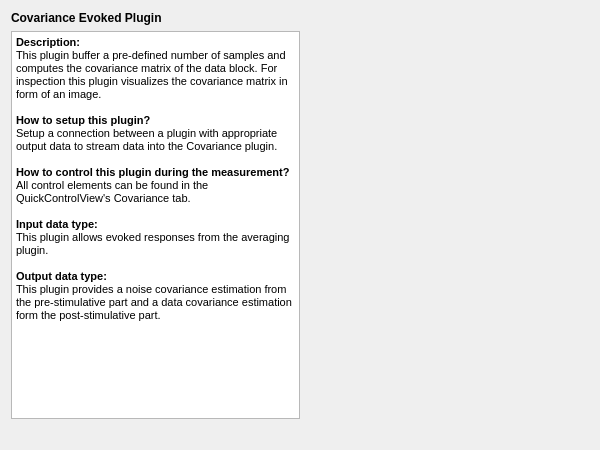
<?xml version="1.0" encoding="UTF-8"?>
<ui version="4.0">
 <class>CovarianceEvokedSetupWidgetClass</class>
 <widget class="QWidget" name="CovarianceEvokedSetupWidgetClass">
  <property name="enabled">
   <bool>true</bool>
  </property>
  <property name="geometry">
   <rect>
    <x>0</x>
    <y>0</y>
    <width>600</width>
    <height>450</height>
   </rect>
  </property>
  <property name="windowTitle">
   <string>CovarianceEvokedSetupWidget</string>
  </property>
  <layout class="QVBoxLayout" name="verticalLayout" stretch="0,0">
   <item>
    <widget class="QLabel" name="label">
     <property name="font">
      <font>
       <bold>true</bold>
      </font>
     </property>
     <property name="text">
      <string>Covariance Evoked Plugin</string>
     </property>
    </widget>
   </item>
   <item>
    <layout class="QGridLayout" name="m_qGridLayout_main">
     <item row="0" column="0">
      <widget class="QTextBrowser" name="textBrowser">
       <property name="markdown">
        <string>**Description:**

This plugin buffer a pre-defined number of samples and computes the covariance
matrix of the data block. For inspection this plugin visualizes the covariance
matrix in form of an image.

**How to setup this plugin?**

Setup a connection between a plugin with appropriate output data to stream data
into the Covariance plugin.

**How to control this plugin during the measurement?**

All control elements can be found in the QuickControlView's Covariance tab.

**Input data type:**

This plugin allows evoked responses from the averaging plugin.

**Output data type:**

This plugin provides a noise covariance estimation from the pre-stimulative
part and a data covariance estimation form the post-stimulative part.

</string>
       </property>
       <property name="html">
        <string>&lt;!DOCTYPE HTML PUBLIC &quot;-//W3C//DTD HTML 4.0//EN&quot; &quot;http://www.w3.org/TR/REC-html40/strict.dtd&quot;&gt;
&lt;html&gt;&lt;head&gt;&lt;meta name=&quot;qrichtext&quot; content=&quot;1&quot; /&gt;&lt;meta charset=&quot;utf-8&quot; /&gt;&lt;style type=&quot;text/css&quot;&gt;
p, li { white-space: pre-wrap; }
&lt;/style&gt;&lt;/head&gt;&lt;body style=&quot; font-family:'Segoe UI'; font-size:9pt; font-weight:400; font-style:normal;&quot;&gt;
&lt;p style=&quot; margin-top:0px; margin-bottom:0px; margin-left:0px; margin-right:0px; -qt-block-indent:0; text-indent:0px;&quot;&gt;&lt;span style=&quot; font-family:'MS Shell Dlg 2'; font-size:8.25pt; font-weight:600;&quot;&gt;Description:&lt;/span&gt;&lt;/p&gt;
&lt;p style=&quot; margin-top:0px; margin-bottom:0px; margin-left:0px; margin-right:0px; -qt-block-indent:0; text-indent:0px;&quot;&gt;&lt;span style=&quot; font-family:'MS Shell Dlg 2'; font-size:8.25pt;&quot;&gt;This plugin buffer a pre-defined number of samples and computes the covariance matrix of the data block. For inspection this plugin visualizes the covariance matrix in form of an image.&lt;/span&gt;&lt;/p&gt;
&lt;p style=&quot;-qt-paragraph-type:empty; margin-top:0px; margin-bottom:0px; margin-left:0px; margin-right:0px; -qt-block-indent:0; text-indent:0px; font-family:'MS Shell Dlg 2'; font-size:8.25pt;&quot;&gt;&lt;br /&gt;&lt;/p&gt;
&lt;p style=&quot; margin-top:0px; margin-bottom:0px; margin-left:0px; margin-right:0px; -qt-block-indent:0; text-indent:0px;&quot;&gt;&lt;span style=&quot; font-family:'MS Shell Dlg 2'; font-size:8.25pt; font-weight:600;&quot;&gt;How to setup this plugin?&lt;/span&gt;&lt;/p&gt;
&lt;p style=&quot; margin-top:0px; margin-bottom:0px; margin-left:0px; margin-right:0px; -qt-block-indent:0; text-indent:0px;&quot;&gt;&lt;span style=&quot; font-family:'MS Shell Dlg 2'; font-size:8.25pt;&quot;&gt;Setup a connection between a plugin with appropriate output data to stream data into the Covariance plugin.&lt;/span&gt;&lt;/p&gt;
&lt;p style=&quot;-qt-paragraph-type:empty; margin-top:0px; margin-bottom:0px; margin-left:0px; margin-right:0px; -qt-block-indent:0; text-indent:0px; font-family:'MS Shell Dlg 2'; font-size:8.25pt;&quot;&gt;&lt;br /&gt;&lt;/p&gt;
&lt;p style=&quot; margin-top:0px; margin-bottom:0px; margin-left:0px; margin-right:0px; -qt-block-indent:0; text-indent:0px;&quot;&gt;&lt;span style=&quot; font-family:'MS Shell Dlg 2'; font-size:8.25pt; font-weight:600;&quot;&gt;How to control this plugin during the measurement?&lt;/span&gt;&lt;/p&gt;
&lt;p style=&quot; margin-top:0px; margin-bottom:0px; margin-left:0px; margin-right:0px; -qt-block-indent:0; text-indent:0px;&quot;&gt;&lt;span style=&quot; font-family:'MS Shell Dlg 2'; font-size:8.25pt;&quot;&gt;All control elements can be found in the QuickControlView's Covariance tab.&lt;/span&gt;&lt;/p&gt;
&lt;p style=&quot;-qt-paragraph-type:empty; margin-top:0px; margin-bottom:0px; margin-left:0px; margin-right:0px; -qt-block-indent:0; text-indent:0px; font-family:'MS Shell Dlg 2'; font-size:8.25pt;&quot;&gt;&lt;br /&gt;&lt;/p&gt;
&lt;p style=&quot; margin-top:0px; margin-bottom:0px; margin-left:0px; margin-right:0px; -qt-block-indent:0; text-indent:0px;&quot;&gt;&lt;span style=&quot; font-family:'MS Shell Dlg 2'; font-size:8.25pt; font-weight:600;&quot;&gt;Input data type:&lt;/span&gt;&lt;/p&gt;
&lt;p style=&quot; margin-top:0px; margin-bottom:0px; margin-left:0px; margin-right:0px; -qt-block-indent:0; text-indent:0px;&quot;&gt;&lt;span style=&quot; font-family:'MS Shell Dlg 2'; font-size:8.25pt;&quot;&gt;This plugin allows evoked responses from the averaging plugin.&lt;/span&gt;&lt;/p&gt;
&lt;p style=&quot;-qt-paragraph-type:empty; margin-top:0px; margin-bottom:0px; margin-left:0px; margin-right:0px; -qt-block-indent:0; text-indent:0px; font-family:'MS Shell Dlg 2'; font-size:8.25pt;&quot;&gt;&lt;br /&gt;&lt;/p&gt;
&lt;p style=&quot; margin-top:0px; margin-bottom:0px; margin-left:0px; margin-right:0px; -qt-block-indent:0; text-indent:0px;&quot;&gt;&lt;span style=&quot; font-family:'MS Shell Dlg 2'; font-size:8.25pt; font-weight:600;&quot;&gt;Output data type:&lt;/span&gt;&lt;/p&gt;
&lt;p style=&quot; margin-top:0px; margin-bottom:0px; margin-left:0px; margin-right:0px; -qt-block-indent:0; text-indent:0px;&quot;&gt;&lt;span style=&quot; font-family:'MS Shell Dlg 2'; font-size:8.25pt;&quot;&gt;This plugin provides a noise covariance estimation from the pre-stimulative part and a data covariance estimation form the post-stimulative part.&lt;/span&gt;&lt;/p&gt;
&lt;p style=&quot;-qt-paragraph-type:empty; margin-top:0px; margin-bottom:0px; margin-left:0px; margin-right:0px; -qt-block-indent:0; text-indent:0px; font-family:'MS Shell Dlg 2'; font-size:8.25pt;&quot;&gt;&lt;br /&gt;&lt;/p&gt;&lt;/body&gt;&lt;/html&gt;</string>
       </property>
      </widget>
     </item>
     <item row="0" column="1">
      <spacer name="horizontalSpacer">
       <property name="orientation">
        <enum>Qt::Horizontal</enum>
       </property>
       <property name="sizeHint" stdset="0">
        <size>
         <width>40</width>
         <height>20</height>
        </size>
       </property>
      </spacer>
     </item>
     <item row="1" column="0">
      <spacer name="m_qHorizontalSpacer_About">
       <property name="orientation">
        <enum>Qt::Horizontal</enum>
       </property>
       <property name="sizeHint" stdset="0">
        <size>
         <width>40</width>
         <height>20</height>
        </size>
       </property>
      </spacer>
     </item>
    </layout>
   </item>
  </layout>
 </widget>
 <resources/>
 <connections/>
</ui>
